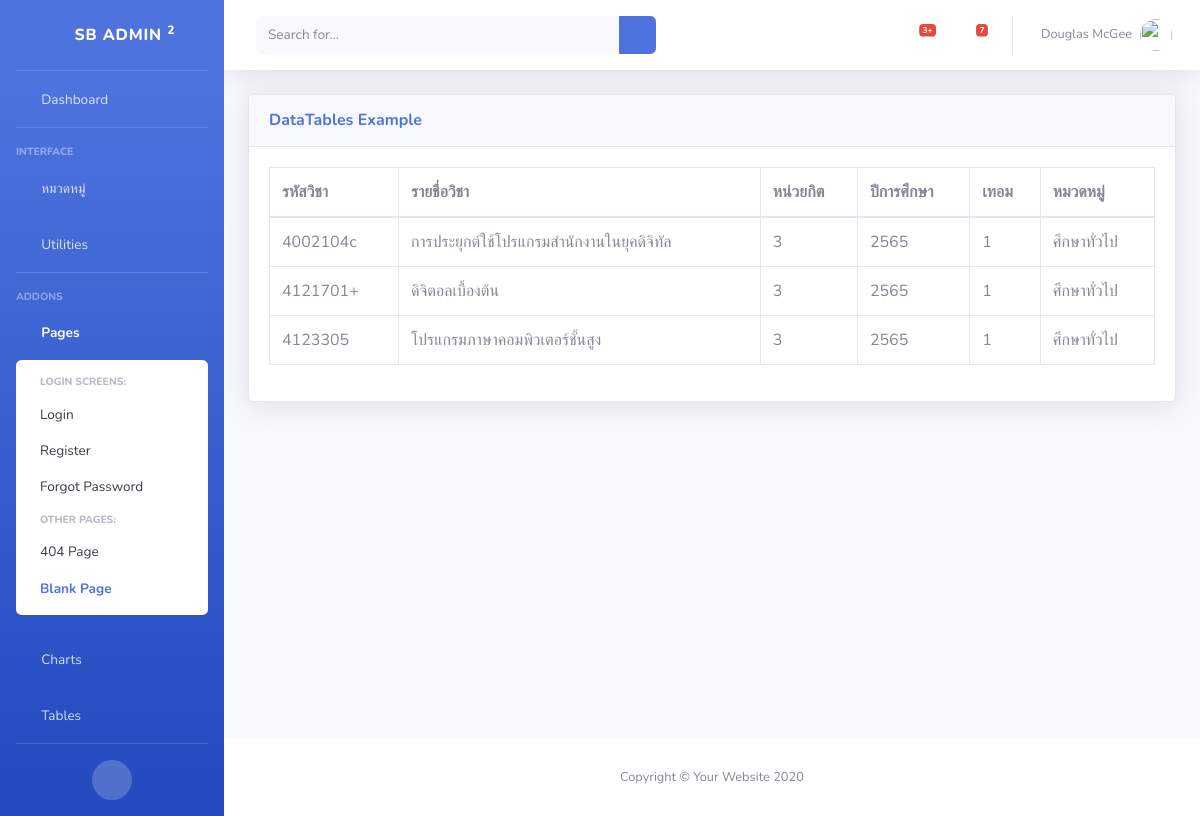
/genneral, run on the app's committed database.
### students_info/models.py (models this page shows, shortened)
class Classes(models.Model):
    class_id = models.CharField(max_length=10)
    class_name = models.CharField(max_length=255)
    class_credit = models.IntegerField()
    class_year = models.IntegerField()
    semester = models.IntegerField()
    class_category = models.ForeignKey(Category, on_delete=models.CASCADE)

class Category(models.Model):
    category = models.CharField(max_length=64)
    def __str__(self):
        return self.category

### students_info/views.py (the view)
# urls.py: path('genneral', views.genneral, name="genneral"),
def genneral(request):
    context = {}
    classes = models.Classes.objects.filter(class_category=1).order_by("id")
    context ['classes'] = classes
    return render(request, 'genneral.html',context)

### templates/genneral.html
{% extends "blank.html" %}
{% block content %}
<div class="card shadow mb-4">
    <div class="card-header py-3">
        <h6 class="m-0 font-weight-bold text-primary">DataTables Example</h6>
    </div>
    <div class="card-body">
        <div class="table-responsive">
            <table class="table table-bordered" id="dataTable" width="100%" cellspacing="0">
                <thead>
                    <tr>
                        <th>รหัสวิชา</th>
                        <th>รายชื่อวิชา</th>
                        <th>หน่วยกิต</th>
                        <th>ปีการศึกษา</th>
                        <th>เทอม</th>
                        <th>หมวดหมู่</th>
                    </tr>
                </thead>
                <tbody>
                    {% for class in classes %}
                    <tr>
                        <td>{{ class.class_id }}</td>
                        <td>{{ class.class_name }}</td>
                        <td>{{ class.class_credit }}</td>
                        <td>{{ class.class_year }}</td>
                        <td>{{ class.semester }}</td>
                        <td>{{ class.class_category }}</td>
                    </tr>
                    {% endfor %}
                </tbody>
            </table>
        </div>
    </div>
</div>
{% endblock content %}

### data on the page
Classes: class_id "4002104c", class_name "การประยุกต์ใช้โปรแกรมสำนักงานในยุคดิจิทัล", class_credit "3", class_year "2565", semester "1", class_category "ศึกษาทั่วไป"
Classes: class_id "4121701+", class_name "ดิจิตอลเบื้องต้น", class_credit "3", class_year "2565", semester "1", class_category "ศึกษาทั่วไป"
Classes: class_id "4123305", class_name "โปรแกรมภาษาคอมพิวเตอร์ชั้นสูง", class_credit "3", class_year "2565", semester "1", class_category "ศึกษาทั่วไป"
